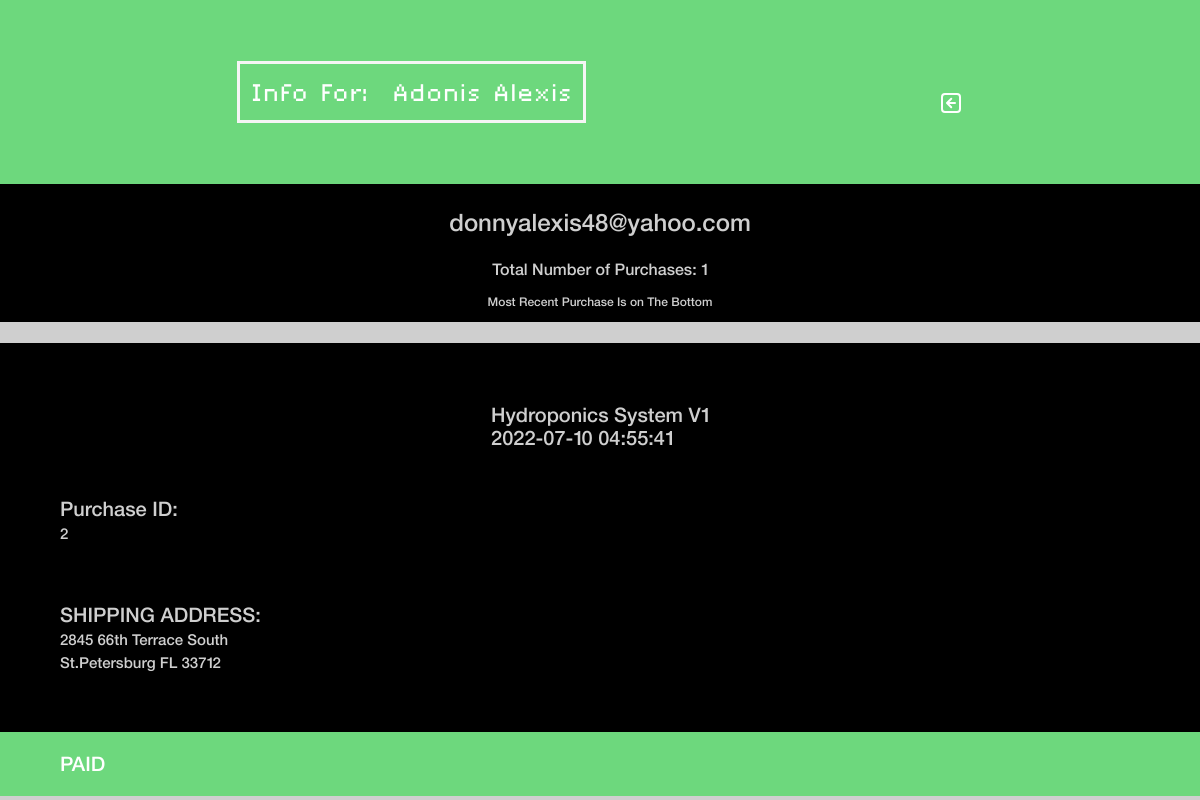
The app's page /viewdb/2 (signed in) with its own data.
### xissite/models.py (models this page shows)
class Customer(db.Model):
    id = db.Column(db.Integer, primary_key=True)
    email = db.Column(db.String(150), unique=True, nullable = False)
    name = db.Column(db.String(150), nullable = False)
    creation_date = db.Column(db.DateTime(timezone=True), default=func.current_timestamp())
    notes_on_customer = db.Column(db.String(500), nullable = True)
    buys = db.relationship('Purchase_info', backref='customer')

class Purchase_info(db.Model):
    id = db.Column(db.Integer, primary_key=True)
    customer_id = db.Column(db.Integer, db.ForeignKey('customer.id'))
    product_name = db.Column(db.String(20), default = current_product)
    purchase_date = db.Column(db.DateTime(timezone=True), default=func.now())
    city = db.Column(db.String(500), nullable = False)
    country = db.Column(db.String(500), nullable = False)
    line1 = db.Column(db.String(500), nullable = False)
    line2 = db.Column(db.String(500), nullable = True)
    postal_code = db.Column(db.String(500), nullable = False)
    state = db.Column(db.String(500), nullable = False)
    pay_status = db.Column(db.String(50), default='Awaiting Payment')

### xissite/auth.py (the view)
@auth.route('/viewdb/<int:customerid>', methods=['GET'])
@login_required
def viewcustomer(customerid):
    customer_info = Customer.query.get(customerid)
    customer_purchasesno = db.session.query(Customer.id, func.count(Customer.id)).join(Customer.buys).filter_by(customer_id = customer_info.id).first()[1]
    customer_purchase_info = db.session.query(Purchase_info).filter_by(customer_id = customer_info.id).all()
    return render_template('showmore.html', customer_info = customer_info, customer_purchase_info = customer_purchase_info, customer_purchasesno = customer_purchasesno)

### xissite/__init__.py (called while the page is built)
def create_app():
    app = Flask(__name__)
    app.config['SECRET_KEY'] = str(uuid.uuid4())
    app.config['SQLALCHEMY_DATABASE_URI'] = f'sqlite:///{DB_NAME}'
    app.config['WTF_CSRF_CHECK_DEFAULT'] = False
    csrf = CSRFProtect()
    csrf.init_app(app)
    db.init_app(app)
    from .views import views
    from .auth import auth
    from .sales import sales
    app.register_blueprint(views, url_prefix='/')
    app.register_blueprint(auth, url_prefix='/')
    app.register_blueprint(sales, url_prefix='/')
    from .models import Customer, Purchase_info, User
    create_database(app)
    login_manager = LoginManager()
    login_manager.login_view = 'auth.login'
    login_manager.init_app(app)
    @login_manager.user_loader
    def load_user(id):
        return User.query.get(int(id))
    return app

### xissite/templates/showmore.html (shortened to what this page needs)
{% extends "base.html" %}
{% block sectionconfig %}<section class="db-grid">{% endblock %}
{% block titleconfig %} <div class="card-title" style="padding: 5%;" onclick = "window.top.location.href='/viewdb';"> {% endblock %}
{% block titletext %}<p class="titletext" style="margin: auto; padding: 1%; text-align: center;"><a href="/viewdb" style="font-family: pexico_microregular;">{% endblock %}
{% block pagetitle %} <span class = "titlehighlight">Info For:&nbsp</span> {{customer_info.name}} {% endblock %}
{% block titleicon %}<img src="../static/icons/backarrow.svg" class="topicon" style="margin: auto; padding-top: 2%;" onclick="window.top.location.href='/viewdb';">  {% endblock %}
{% block content %}
<div class="dbcard">
  <p style="text-align: center; font-size: 150%;">{{customer_info.email}} </p>
    <p style="text-align: center; font-size: 100%;">Total Number of Purchases:&nbsp{{customer_purchasesno}} </p>
    <p style="text-align: center; font-size: 75%;">Most Recent Purchase Is on The Bottom</p>
</div>
<div class="dbcard" style="background-color: #CFCFCF; min-height: 20px; height: auto;"> </div>
{% for i in customer_purchase_info %}
    <div class="card">
        <p style="margin: auto; padding-top: 5%;">{{i.product_name}}</br>
        {{i.purchase_date}}</p></br>
        <p style="font-size: 100%; margin: 2% 0 5% 5%;">Purchase ID:</br><span style="color: #CFCFCF; font-size: 75%;"> {{i.id}}  </span></p>
        <p style="margin: 0 0 5% 5%;"> SHIPPING ADDRESS: </br><span style="font-size: 75%;">
        {{i.line1}}</br>
        {{i.city}} {{i.state}} {{i.postal_code}}</br></span></p>
    </div>
    {%if i.pay_status == "paid" %}
    <div class="card" style="color: white; border-bottom: 4px solid #CFCFCF; grid-column: 1 / 4; background-color: #6DD87D;">
        <p style="margin-left: 5%;"> PAID </p>
    </div>
    {% else %}
    <div class="card" style="color: white; border-bottom: 4px solid #CFCFCF; grid-column: 1 / 4; background-color: #6DD87D;">
        <p> {{i.pay_status}} </p>
    </div>
    {% endif %}
{% endfor %}
{% endblock %}

### xissite/static/css/main.css (style rules this page uses)
a:link, a:visited { text-decoration: none; font-family:'HelveticaNeueLT Pro 65 Md'; color: white; }
html { font-family:'HelveticaNeueLT Pro 65 Md'; height: 100%; width: 100%; overflow-x: hidden; margin:0; }
body { height: 100%; width: 100%; overflow-x: hidden; margin:0; animation: fadeInAnimation ease 3s; animation-iteration-count: 1; animation-fill-mode: forwards; }
@media screen and (min-width: 601px) { .titletext { color: #f5f5f5; font-family: 'pexico_microregular'; border-style: solid; font-size: 150%; margin-left: 5%; margin-top: 5%; padding: 5px 10px 5px 10px; z-index: 1; } }
@media screen and (min-width: 601px) { .topicon { filter: invert(100%) sepia(0%) saturate(0%) hue-rotate(194deg) brightness(109%) contrast(101%); margin-right: 5%; margin-top: 5%; } }
@media screen and (min-width: 601px) { .card { grid-column: 1 / 4; align-items: left; justify-content: center; display: flex; flex-direction: column; font-size: 1.25em; background-color: black; font-family:'HelveticaNeueLT Pro 65 Md'; color: #CFCFCF; } }
@media screen and (min-width: 601px) { .card-title { display: flex; align-items: start; justify-content: space-between; color: black; grid-column: 1 / 4; grid-row: 1 / 3; background-repeat: no-repeat; } }
@media screen and (min-width: 601px) { .db-grid { background-color: #6DD87D; height: 100vh; width: 100vw; display: grid; grid-template-columns: repeat(3, 1fr); grid-auto-rows: auto; grid-auto-flow: row; } }
@media screen and (min-width: 601px) { .dbcard { align-items: left; justify-content: center; grid-column: 1 / 4; display: inline-block; flex-direction: row; background-color: black; } }
@media screen and (min-width: 601px) { .dbcard > p { font-family:'HelveticaNeueLT Pro 65 Md'; font-size: 1.5em; color: #CFCFCF; } }

### xissite/templates/showmore.html (style rules this page uses)
html { font-family:'HelveticaNeueLT Pro 65 Md'; height: 100%; width: 100%; overflow-x: scroll; overflow-y: scroll; margin:0; }

### records on screen
Customer: name "Adonis Alexis", email "donnyalexis48@yahoo.com"
Purchase_info: product_name "Hydroponics System V1", purchase_date "2022-07-10 04:55:41", id "2", line1 "2845 66th Terrace South", city "St.Petersburg", state "FL", postal_code "33712", pay_status "PAID"

### other values on screen
{{ customer_purchasesno }} "1"
